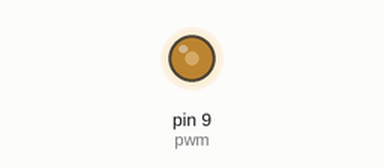
This sketch was run on a simulated Arduino Uno, built with avr-gcc and run on an emulated ATmega328P. Shown: output pins drawn as LEDs (lit = HIGH).

Above: at 0.05 s.
At 1.5 s:
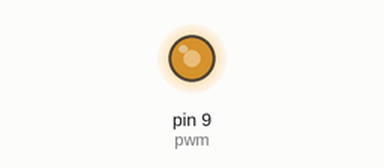
At 5.05 s:
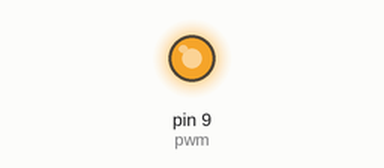
At 9.5 s:
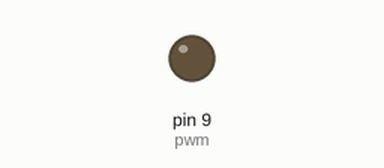
Timing chart, 0 to 12.4 s (numbered marks = the images above):
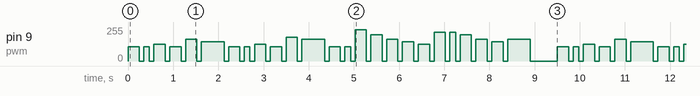

Measured:
- by itself, pin 9 (pwm): moves between 0/255 and 234/255, repeating every 9.5 s

The sketch:

happyBirthdayBuzzer.ino
```cpp
/*
 Happy birthday melody using buzzer
 Sheet: http://www.music-for-music-teachers.com/images/happy-birthday-lead-sheet.gif
 Diego Marcia
 Stefano Fadda
 coded @ Genuino Day 2016 - Fablab Sardegna Ricerche (Pula - Italy)
 */

int pwm = 9;
int tot = 254;
int note = tot/14; // two scale

int delayLong = 500;
int delayInterNote = 100;

void setup() {
  // declare pin 9 to be an output:
  pinMode(pwm, OUTPUT);
}

// the loop routine runs over and over again forever:
void loop() {
  // la
  makeNote(6, delayLong/2);
  // la
  makeNote(6, delayLong/4);
  // si
  makeNote(7, delayLong/2);
  // la
  makeNote(6, delayLong/2);
  // re
  makeNote(9, delayLong/2);
  // do
  makeNote(8, delayLong);

  // la
  makeNote(6, delayLong/2);
  // la
  makeNote(6, delayLong/4);
  // si
  makeNote(7, delayLong/2);
  // la
  makeNote(6, delayLong/2);
  // mi
  makeNote(10, delayLong/2);
  // re
  makeNote(9, delayLong);

  // la
  makeNote(6, delayLong/2);
  // la
  makeNote(6, delayLong/4);
  // la
  makeNote(13, delayLong/2);
  // fa
  makeNote(11, delayLong/2);
  // re
  makeNote(9, delayLong/2);
  // do
  makeNote(8, delayLong/2);
  // si
  makeNote(7, delayLong/2);

  // sol
  makeNote(12, delayLong/2);
  // sol
  makeNote(12, delayLong/4);
  // fa
  makeNote(11, delayLong/2);
  // re
  makeNote(9, delayLong/2);
  // mi
  makeNote(8, delayLong/2);
  // re
  makeNote(9, delayLong);

  delay(delayLong);
}

void makeNote(int n, int typeOfDelay){
  analogWrite(pwm, note*n);
  delay(typeOfDelay);
  analogWrite(pwm, 0);
  delay(delayInterNote); //pause between notes
}
```
